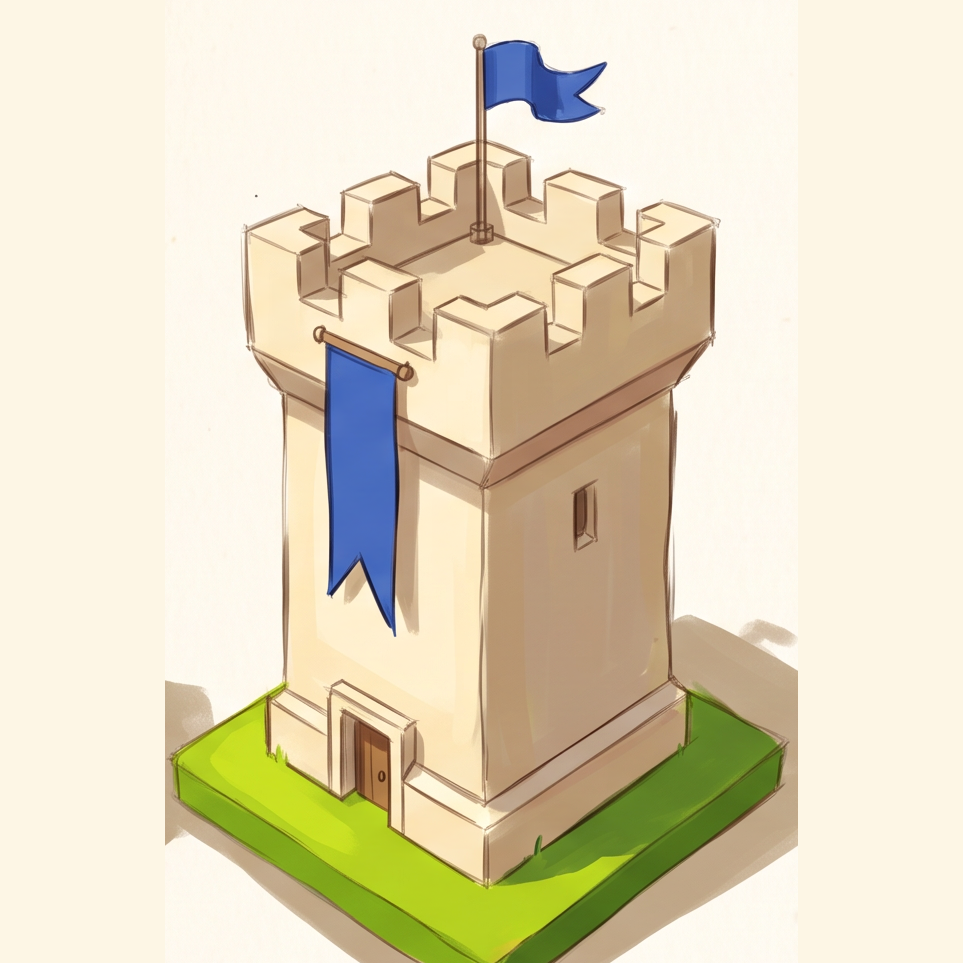
#> input picture art/game/assets/3d/base.2/refs/a-sketch.png, 963 x 963 px, found by its file name
$ python gate.py
#> lines starting #> are read from the running program, lines starting #| are printed output that depends on the picture; pictures that were not available may be replaced by others from this repository, and a replacement may not be noted
#> in sketch, returned value is the input picture: PIL image 963x963 RGB; mean R, G, B 225.9, 216.8, 190
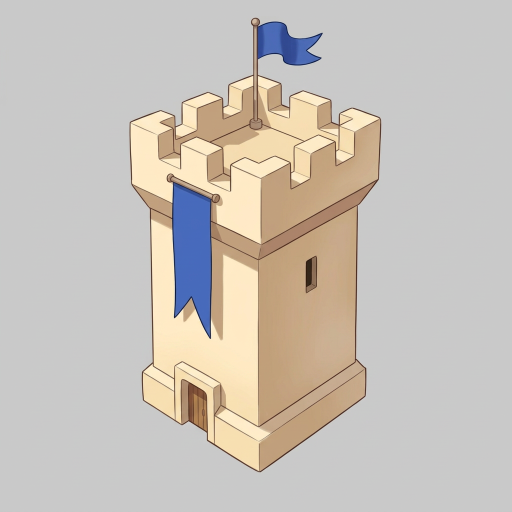
#> input picture art/game/assets/3d/base.2/refs/b-view.png, 1024 x 1024 px, given in place of cannon22b_-10.png, which was not available (shown at 1/2 size)
#> in render, returned value is the input picture: PIL image 1024x1024 RGB; mean R, G, B 200.5, 194, 186.6
### art/pipeline/img.py
#!/usr/bin/env -S uv run --script
# /// script
# requires-python = ">=3.11"
# dependencies = ["httpx", "pillow"]
# ///
"""Image pipeline: generate, critique, montage, sheet, cost. Run from the repo root."""

import argparse
import base64
import datetime as dt
import html
import io
import json
import math
import mimetypes
import os
import sys
from pathlib import Path

import httpx
from PIL import Image, ImageDraw, ImageFont

ROOT = Path(__file__).resolve().parent.parent
# The session's budget: SESSION_START and SESSION_CAP_USD from .env.session, a value set in the shell wins.
if (ROOT / ".env.session").exists():
    for line in (ROOT / ".env.session").read_text().splitlines():
        if "=" in line and not line.lstrip().startswith("#"):
            k, v = line.split("=", 1)
            os.environ.setdefault(k.strip(), v.strip())
CAP_USD = float(os.environ.get("SESSION_CAP_USD", 10.0))
SESSION_START = os.environ.get("SESSION_START", "")  # ISO time of the session start, sidecars before it do not count

# Estimated USD per output image. fal prices some models in opaque "units", so those are cautious guesses.
PRICES = {
    "ideogram/v4": 0.09,
    "blackforestlabs/flux-3/text-to-image": 0.05,
    "blackforestlabs/flux-3/edit-image": 0.06,
    "google/nano-banana-2.1": 0.15,
    "google/nano-banana-2.1/edit": 0.15,
    "alibaba/qwen-image-3/text-to-image": 0.04,
    "alibaba/qwen-image-3/edit": 0.04,
    "recraft/v4.1/flash/text-to-image": 0.007,
    "openai/gpt-image-2.5/flare/text-to-image": 0.25,
    "openai/gpt-image-2.5/flare/edit": 0.25,
}
# USD per megapixel of the input image, rounded up to a whole megapixel.
PRICES_PER_MP = {
    "fal-ai/flux-pro/v1/fill": 0.05,
    "fal-ai/flux-lora/inpainting": 0.035,
}
UPLOAD_MAX_SIDE = 2048
UNKNOWN_PRICE = 0.30
CRITIC_PRICE = 0.03

CRITICS = {
    "glm": ("https://api.z.ai/api/paas/v4/chat/completions", "ZAI_KEY", "glm-5v-turbo"),
}
# Vision LLMs routed through fal's any-llm endpoint, paid with the fal key.
FAL_CRITICS = {
    "gemini": "google/gemini-2.5-pro",
    "gpt5": "openai/gpt-5-chat",
}


# [155 lines left out: functions load_env, spent, check_cap, data_uri, upload_size, parse_params and 2 more, not called in this run]


def font(size):
    for f in ["/usr/share/fonts/truetype/dejavu/DejaVuSans-Bold.ttf", "/usr/share/fonts/truetype/liberation/LiberationSans-Bold.ttf"]:
        if Path(f).exists():
            return ImageFont.truetype(f, size)
    return ImageFont.load_default()


# [68 lines left out: functions cmd_montage, cmd_sheet, not called in this run]


def cmd_cost(a):
    print(f"~${spent():.2f} of ${CAP_USD:.2f}")


# [36 lines left out: function main, not called in this run]


# [2 lines that do not run on import are left out]

### art/game/art-direction/rounds/28-advanced-buildings/gate.py
#!/usr/bin/env -S uv run --script
# /// script
# dependencies = ["pillow", "httpx"]
# ///
"""Round 28 gate boards, every asset big (D48): gate-guns.png for the mortar, the flak and the projectiles,
gate-depots.png for the six depot looks. Inputs: frames/ (game screenshots from tools/shoot_battle.tscn in the
game repo), renders/ (gate_renders.py), the picked sketch crops in each asset's refs/. Procedural, no provider
call. Run from the repo root:
    uv run --script game/art-direction/rounds/28-advanced-buildings/gate.py"""
import sys
from pathlib import Path

from PIL import Image, ImageDraw

sys.path.insert(0, str(Path(__file__).resolve().parents[4] / "pipeline"))
from img import font  # noqa: E402

HERE = Path(__file__).parent
ASSETS = HERE.parents[2] / "assets/3d"
W, PAD, LBL = 2400, 12, 44
BG, INK = (250, 246, 238), (40, 30, 25)


def fit(im, w, h):
    im = im.convert("RGB")
    s = min(w / im.width, h / im.height)
    return im.resize((round(im.width * s), round(im.height * s)), Image.LANCZOS)


def mag(path, box, k):
    """An in-game crop magnified k times, pixels kept square."""
    im = Image.open(HERE / "frames" / path).convert("RGB").crop(box)
    return im.resize((im.width * k, im.height * k), Image.NEAREST)


def row(cells, h):
    """cells: (image, label). Each cell gets an equal share of the width, the image fitted inside."""
#> called with h = 560
    w = (W - PAD * (len(cells) + 1)) // len(cells)
#> w = 585
    out = Image.new("RGB", (W, h + LBL), BG)
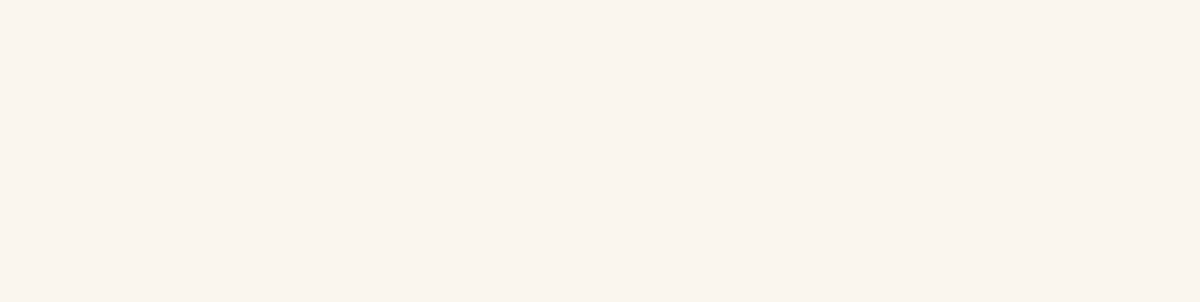
#> out: PIL image 2400x604 RGB (shown at 1/2 size); mean R, G, B 250, 246, 238
    d = ImageDraw.Draw(out)
    for i, (im, label) in enumerate(cells):
        x = PAD + i * (w + PAD)
        f = fit(im, w, h)
        out.paste(f, (x + (w - f.width) // 2, LBL))
        d.text((x, LBL // 2), label, fill=INK, font=font(24), anchor="lm")
#> this loop made 4 passes
#> (label, x, s in fit) on passes 1 to 4: ('mortar: the picked sketch', 12, 0.582), ("barrel -10, the game's rest", 609, 0.547), ('barrel +45, the lowest shot', 1206, 0.582), ('barrel +80, a steep shot', 1803, 0.582)
#> pass 2, in row, `f = fit(im, w, h)`:
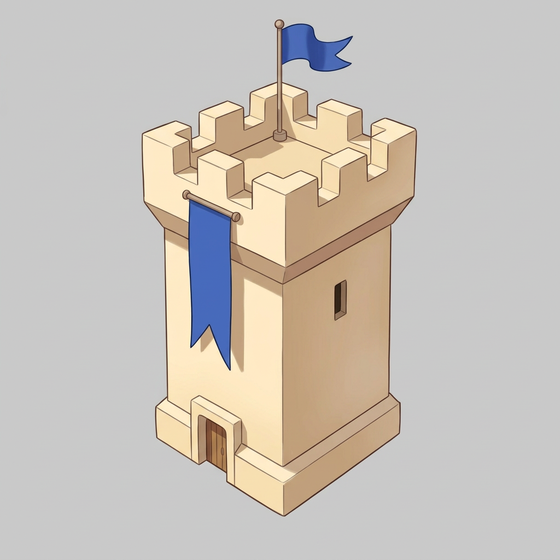
#> f: PIL image 560x560 RGB; mean R, G, B 200.5, 194, 186.6
#> after the loop:
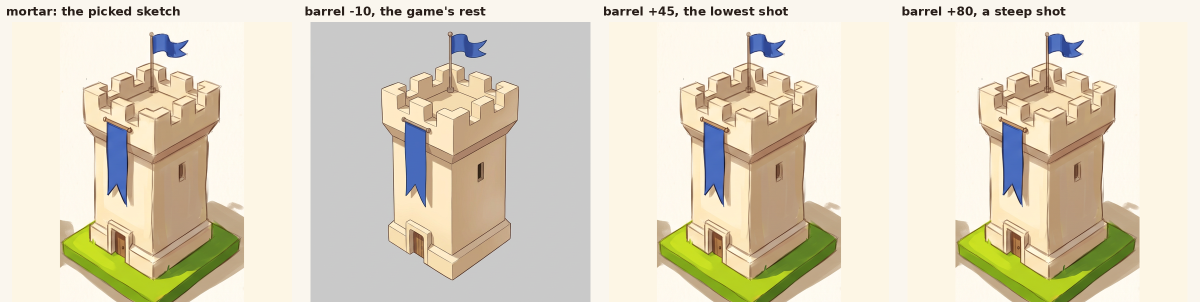
#> out: PIL image 2400x604 RGB (shown at 1/2 size); mean R, G, B 222.2, 214.3, 194.3
    return out


def board(title, rows, out):
    h = 90 + sum(r.height for r in rows)
    im = Image.new("RGB", (W, h), BG)
    ImageDraw.Draw(im).text((PAD, 45), title, fill=INK, font=font(40), anchor="lm")
    y = 90
    for r in rows:
        im.paste(r, (0, y))
        y += r.height
    im.save(HERE / out)
    print(HERE / out)


def sketch(asset):
    return Image.open(ASSETS / asset / "refs/a-sketch.png")


def render(name):
    return Image.open(HERE / "renders" / f"{name}.png")


def frame(name):
    return Image.open(HERE / "frames" / f"{name}.png")


def texture(asset):
    return Image.open(ASSETS / asset / "previews/views/6_texture.png")


board("Round 28 gate, board 1: the mortar cannon22b, the flak flak22, the cluster bomb and its shards", [
    row([(sketch("cannon22b"), "mortar: the picked sketch"), (render("cannon22b_-10"), "barrel -10, the game's rest"),
         (render("cannon22b_+45"), "barrel +45, the lowest shot"), (render("cannon22b_+80"), "barrel +80, a steep shot")], 560),
    row([(sketch("flak22"), "flak: the picked sketch"), (render("flak22_+00"), "guns level"),
         (render("flak22_+43"), "guns +43, the rest pose"), (render("flak22_+90"), "guns straight up")], 560),
    row([(frame(f"flak_joint_{p}"), f"flak joint at {int(p)} deg") for p in ("00", "43", "60", "80", "90")], 420),
    row([(frame("guns_020"), "in game, zoomed: mortar aiming high, flak tracking a ball"),
         (frame("guns_060"), "in game, zoomed: the flak aims low across the mortar")], 640),
    row([(frame("top_020"), "straight down: mount minus plate 0.000 m on both guns, placed"),
         (frame("shards_070"), "straight down: five shards falling round the mortar and the flak")], 640),
    row([(mag("fire_004.png", (470, 120, 650, 280), 4), "bomb leaving the mortar, 4x"),
         (mag("shards_070.png", (880, 556, 968, 644), 6), "falling shard, 6x"),
         (texture("cluster_bomb"), "cluster bomb, 0.3 m, 96 tris"), (texture("cluster_shard"), "shard, 0.12 m, 16 tris"),
         (texture("shell"), "the shell beside them, 0.28 m")], 420),
    row([(mag("battle_050.png", (760, 470, 960, 620), 3), "default view, 3x: near fort, mortar, flak, depots"),
         (mag("battle_050.png", (760, 100, 960, 220), 3), "default view, 3x: far fort, the same corner")], 700),
], "gate-guns.png")
#> (the run stopped early here; a loop or call above may not have finished)
